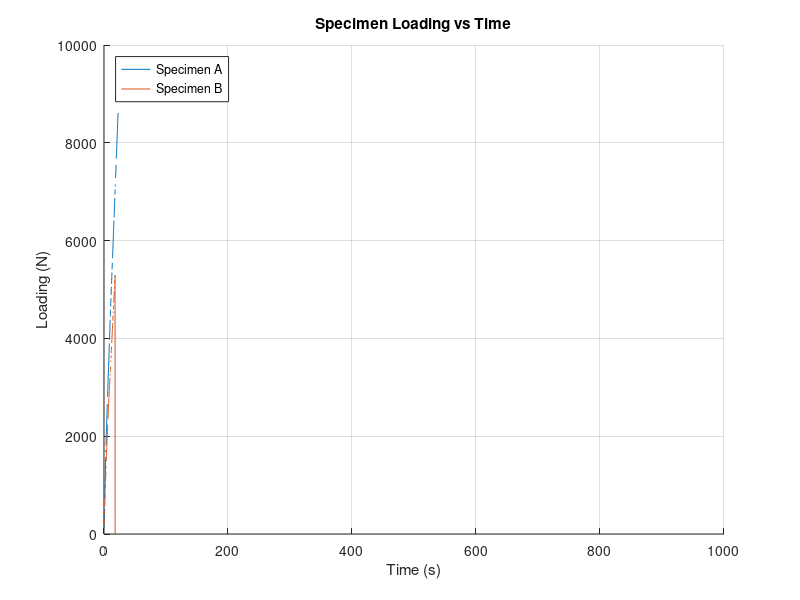

Write MATLAB code to recreate this figure.
close all;
clear;
clc;

%Data in order of crosshead displacement [in], loading [lbf], time [sec]
specA_data = importdata('Lab1A.dat');
specB_data = importdata('Lab1B.dat');

specA_data(:, 1) = 0.0254*specA_data(:, 1); %converting in to m
specB_data(:, 1) = 0.0254*specB_data(:, 1); %converting in to m
specA_data(:, 2) = 4.448*specA_data(:, 2); %converting lbf to N
specB_data(:, 2) = 4.448*specB_data(:, 2); %converting lbf to N

specA_loadfail = max(specA_data(:, 2)); %failure loading for specimen A [N]
specB_loadfail = max(specB_data(:, 2)); %failure laoding for specimen B [N]

figure(1)
hold on;
grid on;
plot(specA_data(:, 3), specA_data(:, 2));
plot(specB_data(:, 3), specB_data(:, 2));
xlabel('Time (s)');
ylabel('Loading (N)');
title('Specimen Loading vs Time');
legend('Specimen A', 'Specimen B', 'Location', 'northwest');